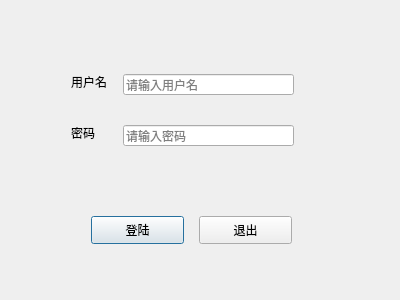
<?xml version="1.0" encoding="UTF-8"?>
<ui version="4.0">
 <class>LoginDialog</class>
 <widget class="QDialog" name="LoginDialog">
  <property name="geometry">
   <rect>
    <x>0</x>
    <y>0</y>
    <width>400</width>
    <height>300</height>
   </rect>
  </property>
  <property name="windowTitle">
   <string>Dialog</string>
  </property>
  <widget class="QLineEdit" name="pwdLineEdit">
   <property name="geometry">
    <rect>
     <x>123</x>
     <y>125</y>
     <width>171</width>
     <height>21</height>
    </rect>
   </property>
   <property name="echoMode">
    <enum>QLineEdit::Password</enum>
   </property>
   <property name="placeholderText">
    <string>请输入密码</string>
   </property>
  </widget>
  <widget class="QLineEdit" name="usrLineEdit">
   <property name="geometry">
    <rect>
     <x>123</x>
     <y>74</y>
     <width>171</width>
     <height>21</height>
    </rect>
   </property>
   <property name="placeholderText">
    <string>请输入用户名</string>
   </property>
  </widget>
  <widget class="QLabel" name="label_2">
   <property name="geometry">
    <rect>
     <x>71</x>
     <y>125</y>
     <width>30</width>
     <height>16</height>
    </rect>
   </property>
   <property name="text">
    <string>密码</string>
   </property>
  </widget>
  <widget class="QLabel" name="label">
   <property name="geometry">
    <rect>
     <x>71</x>
     <y>74</y>
     <width>45</width>
     <height>16</height>
    </rect>
   </property>
   <property name="text">
    <string>用户名</string>
   </property>
  </widget>
  <widget class="QPushButton" name="extBtn">
   <property name="geometry">
    <rect>
     <x>199</x>
     <y>216</y>
     <width>93</width>
     <height>28</height>
    </rect>
   </property>
   <property name="text">
    <string>退出</string>
   </property>
  </widget>
  <widget class="QPushButton" name="loginBtn">
   <property name="geometry">
    <rect>
     <x>91</x>
     <y>216</y>
     <width>93</width>
     <height>28</height>
    </rect>
   </property>
   <property name="text">
    <string>登陆</string>
   </property>
   <property name="default">
    <bool>true</bool>
   </property>
  </widget>
 </widget>
 <resources/>
 <connections>
  <connection>
   <sender>extBtn</sender>
   <signal>clicked()</signal>
   <receiver>LoginDialog</receiver>
   <slot>close()</slot>
   <hints>
    <hint type="sourcelabel">
     <x>256</x>
     <y>243</y>
    </hint>
    <hint type="destinationlabel">
     <x>199</x>
     <y>149</y>
    </hint>
   </hints>
  </connection>
 </connections>
</ui>
